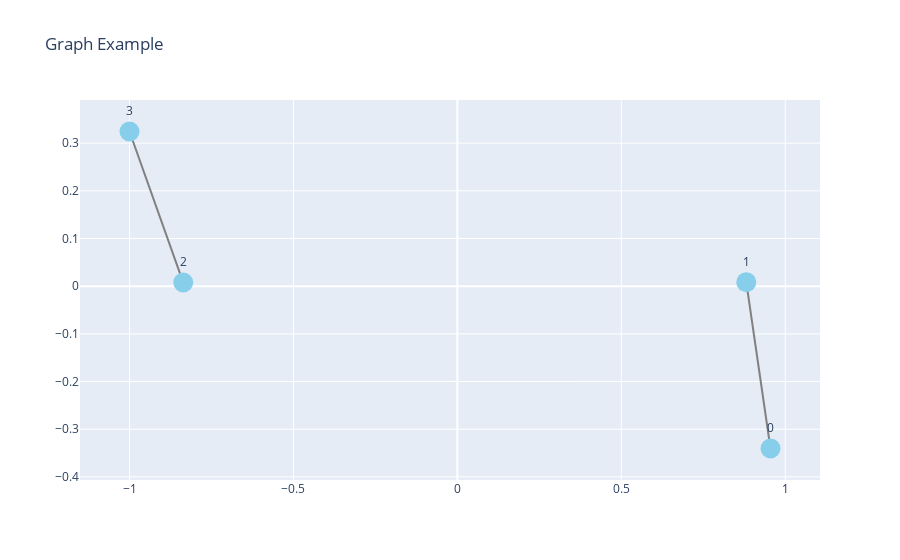

The notebook cell this image was saved under:
### Markdown cell above
You can visualize this graph using `torch_geometric.utils.to_networkx` and `matplotlib`. The following code snippet shows how to create a graph with 4 nodes and 4 edges, and visualize it.

### Code cell
from torch_geometric.utils import to_networkx
import networkx as nx
import plotly.graph_objects as go

G = to_networkx(data, to_undirected=True)
pos = nx.spring_layout(G)

# Build node positions
node_x, node_y = zip(*[pos[n] for n in G.nodes()])
node_trace = go.Scatter(
    x=node_x, y=node_y, mode='markers+text',
    marker=dict(size=20, color='skyblue'),
    text=list(map(str, G.nodes())), textposition='top center',
    hoverinfo='text'
)

# Build edge lines
edge_x = []
edge_y = []
for src, dst in G.edges():
    x0, y0 = pos[src]
    x1, y1 = pos[dst]
    edge_x += [x0, x1, None]
    edge_y += [y0, y1, None]

edge_trace = go.Scatter(
    x=edge_x, y=edge_y, line=dict(width=2, color='gray'),
    hoverinfo='none', mode='lines'
)

# Display
fig = go.Figure(data=[edge_trace, node_trace])
fig.update_layout(title="Graph Example", showlegend=False)
fig.show()

### Figure 1 — Plotly figure (JSON) as saved in the notebook; plotly's stock layout.template omitted (floating-point values rounded to 4 significant figures)
{"data": [{"hoverinfo": "none", "line": {"color": "gray", "width": 2}, "mode": "lines", "type": "scatter", "x": [0.955, 0.8811, null, -0.8361, -1, null], "y": [-0.3405, 0.008431, null, 0.007621, 0.3244, null]}, {"hoverinfo": "text", "marker": {"color": "skyblue", "size": 20}, "mode": "markers+text", "text": ["0", "1", "2", "3"], "textposition": "top center", "type": "scatter", "x": [0.955, 0.8811, -0.8361, -1], "y": [-0.3405, 0.008431, 0.007621, 0.3244]}], "layout": {"showlegend": false, "title": {"text": "Graph Example"}}}
